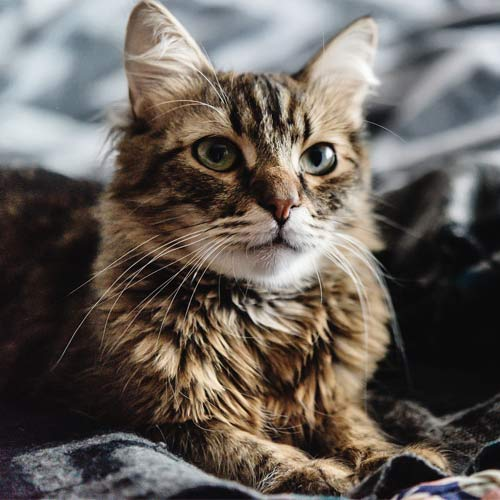
#> input picture test_images/1.jpg, 500 x 500 px
$ python blur_images.py test_images 5   (older library calls are emulated)
#> lines starting #> are read from the running program, lines starting #| are printed output that depends on the picture
### generate_trajectory.py
import numpy as np
import matplotlib.pyplot as plt
from math import ceil


class Trajectory(object):
    def __init__(self, canvas=64, iters=2000, expl=None, path_to_save=None):
        """
        Generates a variety of random motion trajectories in continuous domain as in [Boracchi and Foi 2012]. Each
        trajectory consists of a complex-valued vector determining the discrete positions of a particle following a
        2-D random motion in continuous domain. The particle has an initial velocity vector which, at each iteration,
        is affected by a Gaussian perturbation and by a deterministic inertial component, directed toward the
        previous particle position. In addition, with a small probability, an impulsive (abrupt) perturbation aiming
        at inverting the particle velocity may arises, mimicking a sudden movement that occurs when the user presses
        the camera button or tries to compensate the camera shake. At each step, the velocity is normalized to
        guarantee that trajectories corresponding to equal exposures have the same length. Each perturbation (
        Gaussian, inertial, and impulsive) is ruled by its own parameter. Rectilinear Blur as in [Boracchi and Foi
        2011] can be obtained by setting anxiety to 0 (when no impulsive changes occurs
        :param canvas: size of domain where our trajectory os defined.
        :param iters: number of iterations for definition of our trajectory.
        :param max_len: maximum length of our trajectory.
        :param expl: this param helps to define probability of big shake. Recommended expl = 0.005.
        :param path_to_save: where to save if you need.
        """
        len_per_pix = 60/64 #a ratio that relates the trajectory length to the number of canvas pixels.  Default is 60/64
        self.canvas = canvas
        self.iters = iters
        self.max_len = self.canvas*len_per_pix
        if expl is None:
            self.expl = 0.1 * np.random.uniform(0, 1)
        else:
            # expl corresponds to how likely the trajectory is to change directions
            #     if expl is large, then the trajectory is more likely to change directions
            #
            # When the canvas is bigger, we want the trajectory to explore more of the canvas.
            # To do that let's scale expl to be smaller as the canvas gets bigger.  This means
            # the trajectory will be less likely to change directions as the canvas gets bigger,
            # and thus the trajectory explores more of the canvas.  Truly genius.

            expl_scale = 64/self.canvas #The 64 is there because that's the default canvas size that the original expl values was selected for
            self.expl = expl*expl_scale
        if path_to_save is None:
            pass
        else:
            self.path_to_save = path_to_save
        self.tot_length = None
        self.big_expl_count = None
        self.x = None

    def fit(self, show=False, save=False):
        """
        Generate motion, you can save or plot, coordinates of motion you can find in x property.
        Also you can fin properties tot_length, big_expl_count.
        :param show: default False.
        :param save: default False.
        :return: x (vector of motion).
        """
#> called with show = True, save = False

        tot_length = 0
        big_expl_count = 0

        # how to be near the previous position
        # TODO: I can change this paramether for 0.1 and make kernel at all image
        centripetal = 0.7 * np.random.uniform(0, 1)
        # probability of big shake
        prob_big_shake = 0.2 * np.random.uniform(0, 1)
        # term determining, at each sample, the random component of the new direction
        gaussian_shake = 10 * np.random.uniform(0, 1)
        init_angle = 360 * np.random.uniform(0, 1)

        img_v0 = np.sin(np.deg2rad(init_angle))
        real_v0 = np.cos(np.deg2rad(init_angle))

        v0 = complex(real=real_v0, imag=img_v0)
        v = v0 * self.max_len / (self.iters - 1)

        if self.expl > 0:
            v = v0 * self.expl

        x = np.array([complex(real=0, imag=0)] * (self.iters))

        for t in range(0, self.iters - 1):
            if np.random.uniform() < prob_big_shake * self.expl:
                next_direction = 2 * v * (np.exp(complex(real=0, imag=np.pi + (np.random.uniform() - 0.5))))
                big_expl_count += 1
            else:
                next_direction = 0

            dv = next_direction + self.expl * (
                gaussian_shake * complex(real=np.random.randn(), imag=np.random.randn()) - centripetal * x[t]) * (
                                      self.max_len / (self.iters - 1))

            v += dv
            v = (v / float(np.abs(v))) * (self.max_len / float((self.iters - 1)))
            x[t + 1] = x[t] + v
            tot_length = tot_length + abs(x[t + 1] - x[t])

        # center the motion
        x += complex(real=-np.min(x.real), imag=-np.min(x.imag))
        x = x - complex(real=x[0].real % 1., imag=x[0].imag % 1.) + complex(1, 1)
        x += complex(real=ceil((self.canvas - max(x.real)) / 2), imag=ceil((self.canvas - max(x.imag)) / 2))

        self.tot_length = tot_length
        self.big_expl_count = big_expl_count
        self.x = x

        if show or save:
            self.__plot_canvas(show, save)
        return self

    def __plot_canvas(self, show, save):
#> called with show = True, save = False
        if self.x is None:
            raise Exception("Please run fit() method first")
        else:
            plt.close()
            plt.plot(self.x.real, self.x.imag, '-', color='blue')

            plt.xlim((0, self.canvas))
            plt.ylim((0, self.canvas))
            if show and save:
                plt.savefig(self.path_to_save)
                plt.show()
            elif save:
                if self.path_to_save is None:
                    raise Exception('Please create Trajectory instance with path_to_save')
                plt.savefig(self.path_to_save)
            elif show:
                plt.show()
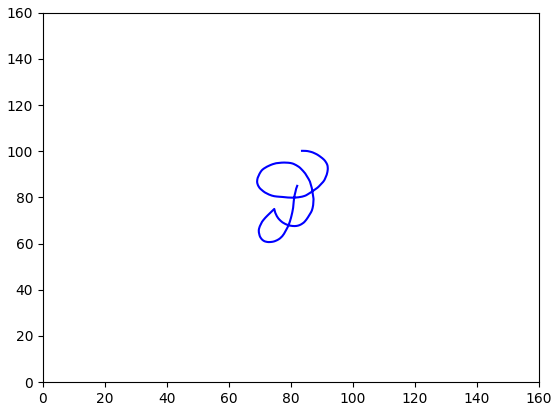
#> figure drawn by matplotlib, 1 panel


# [4 lines that do not run on import are left out]

### generate_PSF.py
import numpy as np
from math import ceil
import matplotlib.pyplot as plt
from generate_trajectory import Trajectory


class PSF(object):
    def __init__(self, canvas=None, trajectory=None, fraction=None, path_to_save=None):
#> called with canvas = 160
        if canvas is None:
            self.canvas = (canvas, canvas)
        else:
            self.canvas = (canvas, canvas)
        if trajectory is None:
            self.trajectory = Trajectory(canvas=canvas, expl=0.005).fit(show=False, save=False)
        else:
            self.trajectory = trajectory.x
        if fraction is None:
            self.fraction = [1/100, 1/10, 1/2, 1]
        else:
            self.fraction = fraction
        self.path_to_save = path_to_save
        self.PSFnumber = len(self.fraction)
        self.iters = len(self.trajectory)
        self.PSFs = []

    def fit(self, show=False, save=False):
#> called with show = False, save = False
        PSF = np.zeros(self.canvas)

        triangle_fun = lambda x: np.maximum(0, (1 - np.abs(x)))
        triangle_fun_prod = lambda x, y: np.multiply(triangle_fun(x), triangle_fun(y))
        for j in range(self.PSFnumber):
            if j == 0:
                prevT = 0
            else:
                prevT = self.fraction[j - 1]

            for t in range(len(self.trajectory)):
                # print(j, t)
                if (self.fraction[j] * self.iters >= t) and (prevT * self.iters < t - 1):
                    t_proportion = 1
                elif (self.fraction[j] * self.iters >= t - 1) and (prevT * self.iters < t - 1):
                    t_proportion = self.fraction[j] * self.iters - (t - 1)
                elif (self.fraction[j] * self.iters >= t) and (prevT * self.iters < t):
                    t_proportion = t - (prevT * self.iters)
                elif (self.fraction[j] * self.iters >= t - 1) and (prevT * self.iters < t):
                    t_proportion = (self.fraction[j] - prevT) * self.iters
                else:
                    t_proportion = 0

                m2 = int(np.minimum(self.canvas[1] - 1, np.maximum(1, np.math.floor(self.trajectory[t].real))))
                M2 = int(m2 + 1)
                m1 = int(np.minimum(self.canvas[0] - 1, np.maximum(1, np.math.floor(self.trajectory[t].imag))))
                M1 = int(m1 + 1)

                PSF[m1, m2] += t_proportion * triangle_fun_prod(
                    self.trajectory[t].real - m2, self.trajectory[t].imag - m1
                )
                PSF[m1, M2] += t_proportion * triangle_fun_prod(
                    self.trajectory[t].real - M2, self.trajectory[t].imag - m1
                )
                PSF[M1, m2] += t_proportion * triangle_fun_prod(
                    self.trajectory[t].real - m2, self.trajectory[t].imag - M1
                )
                PSF[M1, M2] += t_proportion * triangle_fun_prod(
                    self.trajectory[t].real - M2, self.trajectory[t].imag - M1
                )

            self.PSFs.append(PSF / (self.iters))
        if show or save:
            self.__plot_canvas(show, save)

        return self.PSFs

    # [19 lines left out: function __plot_canvas, not called in this run]


# [3 lines that do not run on import are left out]

### blur_images.py
import numpy as np
import matplotlib.pyplot as plt
import cv2
import os
from scipy import signal
from scipy import misc
from generate_PSF import PSF
from generate_trajectory import Trajectory

import sys
import time
from joblib import Parallel, delayed
import multiprocessing

import pdb

class BlurImage(object):

    def __init__(self, image_path, PSFs=None, part=None, path__to_save=None):
        """
        :param image_path: path to square, RGB image.
        :param PSFs: array of Kernels.
        :param part: int number of kernel to use.
        :param path__to_save: folder to save results.
        """
#> called with image_path = 'test_images/1.jpg', part = 1, path__to_save = 'test_images_blurred_160/'
        if os.path.isfile(image_path):
            self.image_path = image_path
            self.original = misc.imread(self.image_path)
#> self.original is the input picture: shape (500, 500, 3); mean R, G, B 102.7, 95.4, 89.6
            self.shape = self.original.shape
#> self.shape = (500, 500, 3)
            if len(self.shape) < 3:
                raise Exception('We support only RGB images yet.')
        else:
            raise Exception('Not correct path to image.')
        self.path_to_save = path__to_save
        if PSFs is None:
            if self.path_to_save is None:
                self.PSFs = PSF(canvas=self.shape[0]).fit()
            else:
                self.PSFs = PSF(
                    canvas=self.shape[0],
                    path_to_save=os.path.join(
                        self.path_to_save,
                        'PSFs.png')).fit(save=True)
        else:
            self.PSFs = PSFs

        self.part = part
        self.result = []


    def blur_image(self, save=False, show=False):
#> called with save = True, show = False
        if self.part is None:
            psf = self.PSFs
        else:
            psf = [self.PSFs[self.part]]
        yN, xN, channel = self.shape
#> yN = 500; xN = 500; channel = 3
        key, kex = self.PSFs[0].shape
        delta = yN - key
#> delta = 340
        assert delta >= 0, 'resolution of image should be higher than kernel'

        result=[]
        if len(psf) > 1:
            for p in psf:

                tmp = np.pad(p, delta // 2, 'constant')
                cv2.normalize(tmp, tmp, alpha=0, beta=1, norm_type=cv2.NORM_MINMAX, dtype=cv2.CV_32F)
                # blured = np.zeros(self.shape)
                blured = cv2.normalize(self.original, self.original, alpha=0, beta=1, norm_type=cv2.NORM_MINMAX, dtype=cv2.CV_32F)
                for i in range(3):
                    blured[:, :, i] = cv2.filter2D(blured[:, :, i], -1, tmp)

                blured = cv2.normalize(blured, blured, alpha=0, beta=1, norm_type=cv2.NORM_MINMAX, dtype=cv2.CV_32F)
                blured = cv2.cvtColor(blured, cv2.COLOR_RGB2BGR)
                result.append(np.abs(blured))

        else:

            psf = psf[0]
            tmp = np.pad(psf, delta // 2, 'constant')
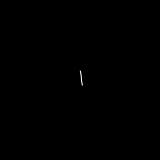
#> psf: shape (160, 160) float64; min 0, max 0.00642, mean 3.91e-06; drawn with min black and max white
            cv2.normalize(tmp, tmp, alpha=0, beta=1, norm_type=cv2.NORM_MINMAX, dtype=cv2.CV_32F)
            blured = cv2.normalize(self.original, self.original, alpha=0, beta=1, norm_type=cv2.NORM_MINMAX,
                                   dtype=cv2.CV_32F)

            for i in range(3):
                blured[:, :, i] = cv2.filter2D(blured[:, :, i], -1, tmp)
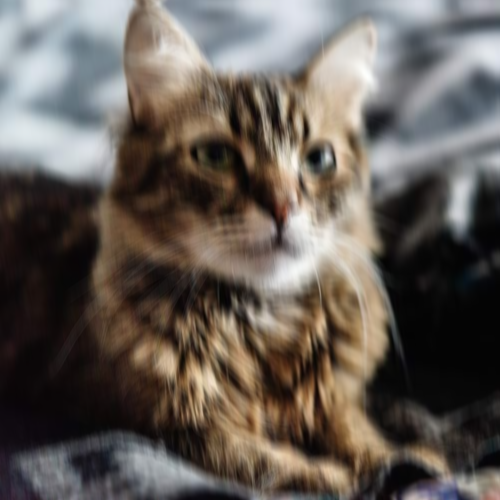
#> blured: shape (500, 500, 3) float32; mean R, G, B 0.0404, 0.0376, 0.0353; drawn with min black and max white

            blured = cv2.normalize(blured, blured, alpha=0, beta=1, norm_type=cv2.NORM_MINMAX, dtype=cv2.CV_32F)
            blured = cv2.cvtColor(blured, cv2.COLOR_RGB2BGR)
            result.append(np.abs(blured))

        self.result = result
#> self.result = 1 item

        if self.path_to_save is None:
            raise Exception('Please create trajectory instance with path_to_save')

        cv2.imwrite(os.path.join(self.path_to_save, self.image_path.split('/')[-1]), self.result[0] * 255)


def blur(args):

    # Unpack args
    img_path, folder_in, folder_out, canvas_size = args #Crank the canvas_size value for more blur!!!
    print(img_path)

    # Blur images
    params = [0.01, 0.009, 0.008, 0.007, 0.005, 0.003]
    trajectory = Trajectory(canvas=canvas_size, expl=np.random.choice(params)).fit(show=True) #UPDATED: I removed the max_len parameter.  It is now a function of canvas size. I wanted it to scale without having people think about it. -David 2
#> call 2 of __init__, with canvas = 160, iters = 2000, expl = 0.003

    psf = PSF(canvas=canvas_size, trajectory=trajectory).fit()
#> call 2 of __init__, with canvas = 160

    BlurImage(
        os.path.join(folder_in, img_path),
        PSFs=psf,
        path__to_save=folder_out,
        part=np.random.choice([1, 2, 3])).\
            blur_image(save=True)
#> call 2 of __init__, with image_path = 'test_images/2.jpg', part = 3, path__to_save = 'test_images_blurred_160/'
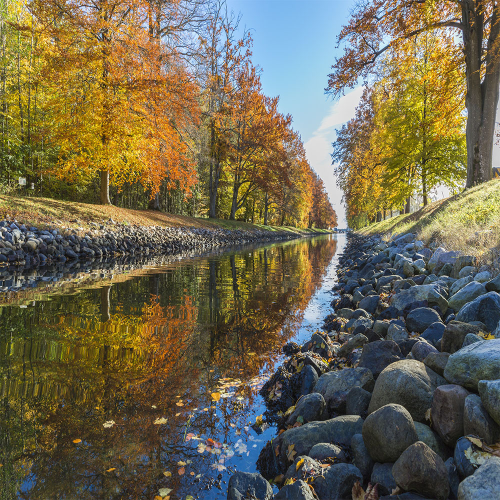
#> input picture test_images/2.jpg, 1000 x 1000 px (shown at 1/2 size)
#> in __init__, self.original is the input picture: shape (1000, 1000, 3); mean R, G, B 110.6, 103.6, 79.8
#> call 2 of blur_image, with save = True, show = False
#> after the loop in blur_image (call 2), `for i in range(3):`:
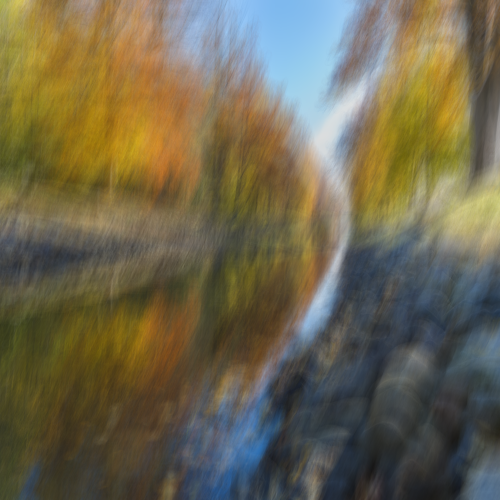
#> blured: shape (1000, 1000, 3) float32 (shown at 1/2 size); mean R, G, B 0.433, 0.405, 0.312


if __name__ == '__main__':

    folder_in = sys.argv[1]
    if not folder_in[-1] == '/':
        folder_in = folder_in + '/'

    if not os.path.exists(folder_in):
        raise Exception('Dude, that\'s not a real folder')

    print ("\nINPUT:",folder_in)

    kernel_sizes = [160, 320, 480, 640]

    # Run in parallel
    for k in kernel_sizes:

      folder_out = folder_in[0:-1] + '_blurred_' +str(k) +'/'
      if not os.path.exists(folder_out):
        os.mkdir(folder_out)

      print ("OUTPUT:",folder_out,"\n")

      if len(sys.argv) > 2:

          desired_cores = int(sys.argv[2])
          assert desired_cores > 0

          num_cores = min(multiprocessing.cpu_count(), desired_cores)
          print ("Using {} cores...".format(num_cores))

#> (the run stopped early here; a loop or call above may not have finished)
